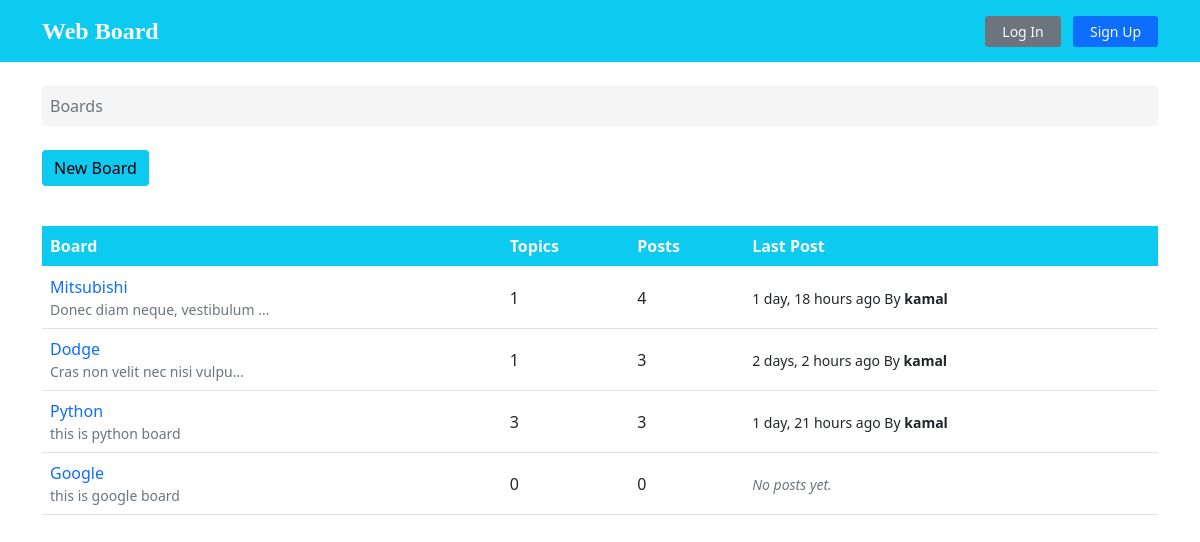
The app's page /, older data.
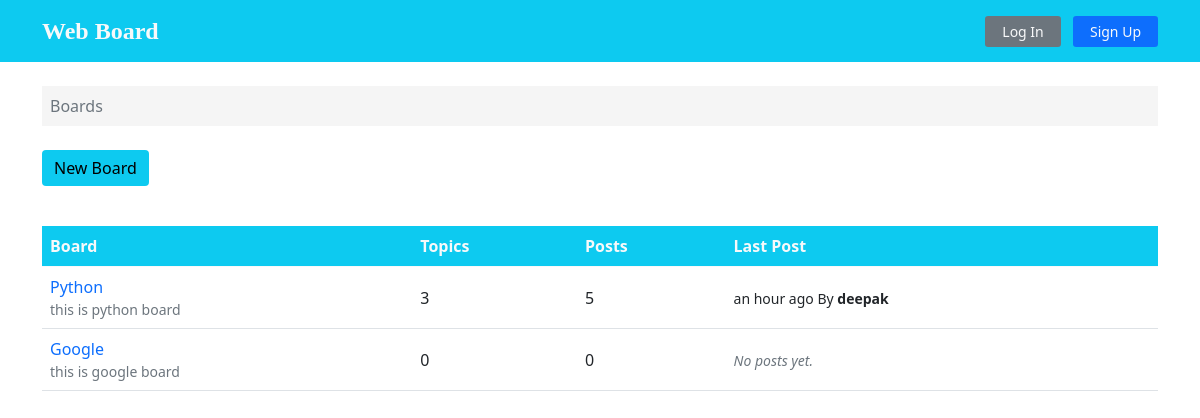
The same page, newer data.
### boards/models.py (models this page shows, shortened)
class Board(models.Model):
    name = models.CharField(max_length=15, unique=True)
    description = models.CharField(max_length=200)
    def get_posts_count(self):
        return Post.objects.filter(topic__board=self).count()
    def get_last_post(self):
        return Post.objects.filter(topic__board=self).order_by('-created_at').first()

class Post(models.Model):
    message = models.TextField(max_length=250)
    topic = models.ForeignKey(Topic, on_delete=models.CASCADE, related_name='post_topic')
    created_at = models.DateTimeField(auto_now_add=True)
    updated_at = models.DateTimeField(null=True)
    created_by = models.ForeignKey(User, on_delete= models.CASCADE, related_name='post')
    updated_by = models.ForeignKey(User, on_delete= models.CASCADE,null=True, related_name='+' )

### boards/views.py (the view)
# urls.py: url(r'^$', views.home, name='home'),
def home(request):
    board_list = Board.objects.all()
    board_form = BoardForm()
    ctx = {'boards':board_list, 'board_form':board_form, 'login_form':loginform, 'signup_form': signupform}
    return render(request, 'home.html',ctx)

### templates/home.html (shortened to what this page needs)
{% extends 'base.html' %}
{% load humanize %}
{% block content %}
<div class="container">
  <ol class="breadcrumb my-4 p-2" style="background-color: whitesmoke;">
    <li class="breadcrumb-item active">Boards</li>
  </ol>
  {% if user.is_authenticated %}
  <button type="button" class="btn btn-info border-0" data-bs-toggle="modal" data-bs-target="#newboard" >New Board</button>
  {% else %}
  <button type="button"  data-bs-toggle="modal" data-bs-target="#login"  class="btn btn-info mb-3 ml-4 border-0">New Board</button>
  {% endif %}
{% if boards %}
<table class="table mt-4">
  <thead class="thead-inverse bg-info text-light">
    <tr>
      <th>Board</th>
      <th>Topics</th>
      <th>Posts</th>
      <th>Last Post</th>
    </tr>
  </thead>
  <tbody>
    {% for board in boards %}
    <tr>
      <td>
        <a
          class="text-decoration-none"
          href="{% url 'boards:topic-list' board.name %}">
          {{ board.name }}
        </a>
        <small class="text-muted d-block"
          >{{ board.description | truncatechars:30 }}</small>
      </td>
      <td class="align-middle">{{ board.topics.count }}</td>
      <td class="align-middle">{{ board.get_posts_count }}</td>
      <td class="align-middle">
        {% with post=board.get_last_post %}
  {% if post %}
    <small>
      {{ post.created_at|naturaltime }}  By <strong>{{ post.created_by.username }}</strong>
    </small>
  {% else %}
    <small class="text-muted">
      <em>No posts yet.</em>
    </small>
  {% endif %}
{% endwith %}
      </td>
    </tr>
    {% endfor %}
  </tbody>
</table>
{% else %}
<large class="mt-4" style="display: flex; justify-content: center; align-items: center;">
  <em >No Boards Available.</em>
</large>
{% endif %}
</div>
{% endblock %}

### templates/base.html (shortened to what this page needs)
{% load static %}
{% load custom_tags %}
{% load humanize %}
<!DOCTYPE html>
<html>
  <head>
    <link rel="stylesheet" href="{% static 'css/bootstrap.min.css' %}">
  </head>
  <body>
    {% include 'header.html' %}
      {% block content %}
    {% endblock %}
  </body>
</html>

### templates/header.html
<nav class="navbar navbar-light bg-info text-light p-2">
    <div class="container">
      <a class="navbar-brand text-light" href="{% url 'boards:home'%}" style="font-family: papyrus;  font-weight: bolder; font-size: 1.5rem;">Web Board</a>
    <div>
    {% if  user.is_authenticated %}
    <div class="btn-group">
      <button class="btn btn-light btn-sm dropdown-toggle p-0" type="button" id="dropdownMenuClickableOutside" data-bs-toggle="dropdown" data-bs-auto-close="inside" aria-expanded="false">
        <svg xmlns="http://www.w3.org/2000/svg" width="16" height="18" fill="currentColor" class="bi bi-person-fill mb-2 mx-1" viewBox="0 0 16 10">
          <path d="M3 14s-1 0-1-1 1-4 6-4 6 3 6 4-1 1-1 1H3zm5-6a3 3 0 1 0 0-6 3 3 0 0 0 0 6z"/>
        </svg>{{ request.user }}
      </button>
      <ul class="dropdown-menu dropdown-menu-end dropdown-menu-lg-end text-center" aria-labelledby="dropdownMenuClickableOutside">
        <li><a class="dropdown-item  text-dark" href="{% url 'accounts:logout' %}">Log Out</a></li>
      </ul>
    </div>
      {% else%}
      <btn class="btn bg-secondary btn-sm px-3 mx-2 text-decoration-none text-light" data-bs-toggle="modal"
      data-bs-target="#login">Log In</btn>
     <btn class="btn bg-primary btn-sm px-3 text-decoration-none text-light" data-bs-toggle="modal"
      data-bs-target="#signup">Sign Up</btn>
    {% endif%}
      </div>
    </div>
  </nav>

### templates/accounts/login.html (shortened to what this page needs)
{% load custom_tags %}

### templates/add_board.html (shortened to what this page needs)
{% load custom_tags %}

Row changes from the older to the newer data that the page shows:
removed Board: name "Mitsubishi", description "Donec diam neque, vestibulum …", topics.count "1", get_posts_count "4", get_last_post.created_at "1 day, 18 hours ago", get_last_post.created_by.username "kamal"
removed Board: name "Dodge", description "Cras non velit nec nisi vulpu…", topics.count "1", get_posts_count "3", get_last_post.created_at "2 days, 2 hours ago", get_last_post.created_by.username "kamal"
computed for Board "Python": get_posts_count "3" → "5"; get_last_post.created_at "1 day, 21 hours ago" → "an hour ago"; get_last_post.created_by.username "kamal" → "deepak"
